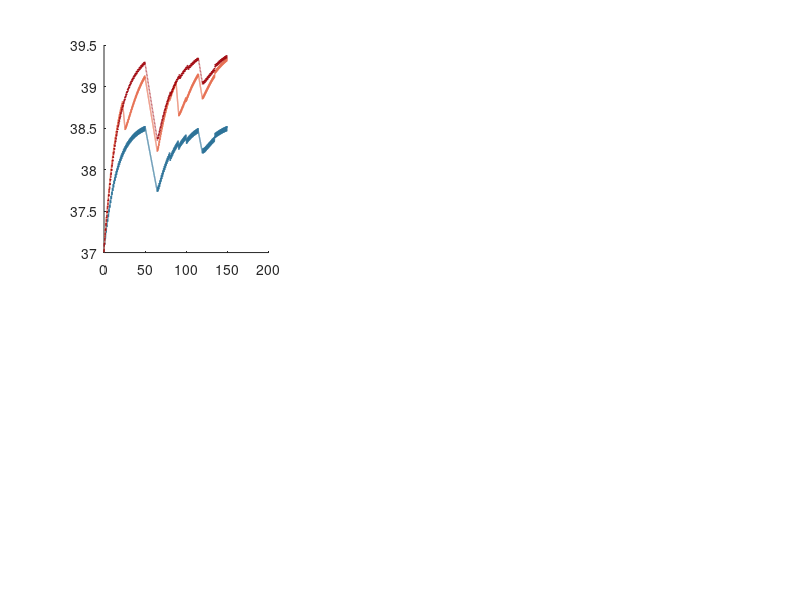

The MATLAB source for this figure: (Note: this script raises an error after producing the figure.)
function WorldCupHeatModel
% Two-node football core-temperature model for the 2026 World Cup.
% Run with no arguments. Prints the tables and writes the four figures
% next to this file. Edit only the variables in the block below.

%% ============================ EDITABLE VARIABLES ============================
% Player
P.Mass              = 78;        %Body mass in kg (tournament middle, Mohr et al. 2012)
P.Height            = 1.82;      %Stature in m
P.CBody             = 3490;      %Specific heat of body tissue in J/kg/C
P.Lambda            = 2426;      %Latent heat of sweat evaporation in J/g
P.Tc0               = 37.0;      %Initial core temperature in C
P.Tsk0              = 33.5;      %Initial skin temperature in C

% Thermoregulation (Gagge controller)
P.Csw               = 210;       %Sweating gain in g/h/m2/C
P.SweatMax          = 1500;      %Maximum sweat rate in g/h/m2

% Metabolic heat production
P.PlayHeatPerKg     = 1750/78;   %In-play running heat in W/kg (Bangsbo 2006)
P.StopHeatPerKg     = 240/78;    %Out-of-play walking heat in W/kg
P.Pace              = 0.019;     %Intensity reduction per C WBGT above reference (Mohr et al. 2012)
P.PaceRef           = 16;        %WBGT below which there is no pacing in C

% Rest-period cooling
P.MethodRates       = struct('passive',0.045,'fan',0.07,'towel',0.13,'immersion',0.25); %In-play break cooling rate in C/min (Brown et al. 2024)
P.TcFloor           = 37.0;      %Core cannot be cooled below this in C
P.HtBaserate        = struct('passive',0.022,'fan',0.028,'towel',0.033,'immersion',0.060); %Half-time cooling baseline in C/min
P.CoolGrad          = 0.19;      %Extra cooling per C above 37 over a 15-min half-time
P.CoolSinkGain      = 0.8;       %Afterdrop reservoir charge per unit of cooling
P.CoolSinkTau       = 8;         %Afterdrop bleed-back time constant in min
P.CoolSinkMax       = 0.22;      %Afterdrop reservoir cap in C (Brown et al. 2024)
P.HtSinkFrac        = 0.5;       %Fraction of the cap banked at half-time and pre-extra-time

% Match structure
P.AddedTime         = 5;         %Added time per half in min (2022 to 2026 timekeeping)
P.VPlay             = 2.0;       %Air speed while running in m/s
P.VStop             = 0.8;       %Air speed while walking in m/s
P.VSeat             = 0.2;       %Air speed while resting in m/s
P.TPlay             = 26;        %In-play phase length in s (Siegle and Lames 2012)
P.DstopNew          = 12;        %New-law stoppage length in s (8-second goalkeeper rule)
P.DstopOld0         = 19;        %Old-law stoppage baseline in s (Siegle and Lames 2012)
P.DstopOldCap       = 30;        %Old-law stoppage ceiling in heat in s
P.BreakMin          = 22.5;      %Hydration break timing within each half in min
P.BreakLen          = 3;         %Hydration break duration in min
P.SubTimes          = [60 70 80];%Second-half substitution times in clock min
P.SubOld            = 30;        %Old-law time to leave the field in s
P.SubNew            = 10;        %New-law time to leave the field in s (IFAB 2026)
P.ExtraTime         = true;      %Include extra time
P.LagTau            = 0;         %Metabolic response lag in s (0 for instant)

% Drinking
P.DrinkRate         = 1.5;       %Ad-libitum drinking rate during non-play time in L/h (Kurdak et al. 2010)
P.SweatReportScale  = 1.5;       %Scale evaporated sweat to total secreted sweat (Maughan et al. 2004)

% Players for the body-size comparison, as [mass in kg, height in m]
LittleValbuena      = [68, 1.74];%Smallest 2026 player
AverageJoeBell      = [78, 1.82];%Typical 2026 player
FatRonaldo          = [98, 1.99];%Largest 2026 player

%% ============================ DERIVED (do not edit) =========================
P = DeriveParams(P);
OutDir = fileparts(mfilename('fullpath'));
Blue = [0.16 0.44 0.59]; Orange = [0.90 0.44 0.32]; NbCol = [0.62 0.00 0.03];

%% ============================ VALIDATION ====================================
Val = {'Mohr cool',21,0.55,38.8; 'Ozgunen',34,0.38,39.1; 'Ozgunen humid',36,0.61,39.6; ...
       'Brown',40,0.41,39.3; 'Mohr hot-dry',43,0.12,39.7}; %Study, Ta, RH, measured peak core
fprintf('\nVALIDATION (reference match, 90 min)\n%-16s %-6s %-9s %-7s %s\n','study','WBGT','measured','model','diff');
Err = 0;
for I = 1:size(Val,1)
    R = SimulateMatch('ref', Val{I,2}, Val{I,3}, P, false);
    D = R.peak - Val{I,4}; Err = Err + D^2;
    fprintf('%-16s %-6.0f %-9.1f %-7.2f %+0.2f\n', Val{I,1}, R.wbgt, Val{I,4}, R.peak, D);
end
fprintf('RMSE = %.2f C\n', sqrt(Err/size(Val,1)));

%% ============================ KEY-POINT TABLE ===============================
PrintKeypoints(P);

%% ============================ COOLING-BREAK EFFECT ==========================
fprintf('\nCOOLING-BREAK EFFECT (core at end of normal time: new game vs same game, no in-play break)\n');
for W = [28 32]
    Ta = TaForWbgt(W, 0.50);
    Rn = SimulateMatch('new', Ta, 0.50, P); Rb = SimulateMatch('new_nb', Ta, 0.50, P);
    Cn = TcAt(Rn, SegT(Rn,'Second Half',2)); Cb = TcAt(Rb, SegT(Rb,'Second Half',2));
    fprintf('  WBGT %d C: the break lowers core by %.2f C at full time\n', W, Cb-Cn);
end
fprintf('  (Brown et al. 2024 measured 0.39 C at WBGT 32, 95%% CI 0.21 to 0.57)\n');

%% ============================ FIGURE 1: traces by WBGT ======================
Wlevels = [24 26 28 30 32];
F1 = figure('Color','w','Position',[60 60 1280 720]);
for I = 1:numel(Wlevels)
    Ta = TaForWbgt(Wlevels(I), 0.50);
    A = SimulateMatch('old', Ta, 0.50, P);
    B = SimulateMatch('new', Ta, 0.50, P);
    Cnb = SimulateMatch('new_nb', Ta, 0.50, P);
    Ax = subplot(2,3,I); hold(Ax,'on');
    HO = plot(Ax,A.t,A.Tc,'Color',Blue,'LineWidth',1);
    HN = plot(Ax,B.t,B.Tc,'Color',Orange,'LineWidth',1);
    HNB = plot(Ax,RemapTime(Cnb,B.segs),Cnb.Tc,'--','Color',NbCol,'LineWidth',1);
    yline(Ax,39.5,'--','Color',[0.88 0.56 0.04]); yline(Ax,40,'-','Color',[0.76 0.07 0.15]);
    ylim(Ax,[37.0 40.4]); xlim(Ax,[0 B.t(end)]); LabelPeriods(Ax,B.segs);
    title(Ax,sprintf('WBGT %d C  |  peak old %.1f, new %.1f, no-break %.1f',Wlevels(I),A.peak,B.peak,Cnb.peak));
    if I==1, legend([HO HN HNB],{'Old rules','New rules','New, no break'},'Location','southeast','FontSize',7); end
    ylabel(Ax,'core (C)');
end
Ax = subplot(2,3,6); hold(Ax,'on'); Ws = 20:2:32; PkO = zeros(size(Ws)); PkN = PkO; PkNb = PkO;
for J = 1:numel(Ws)
    Ta = TaForWbgt(Ws(J),0.50);
    PkO(J)  = SimulateMatch('old',Ta,0.50,P).peak;
    PkN(J)  = SimulateMatch('new',Ta,0.50,P).peak;
    PkNb(J) = SimulateMatch('new_nb',Ta,0.50,P).peak;
end
plot(Ax,Ws,PkO,'-o','Color',Blue,'LineWidth',2); plot(Ax,Ws,PkN,'-o','Color',Orange,'LineWidth',2);
plot(Ax,Ws,PkNb,'--^','Color',NbCol,'LineWidth',1.5);
yline(Ax,39.5,'--','Color',[0.88 0.56 0.04]); yline(Ax,40,'-','Color',[0.76 0.07 0.15]);
xline(Ax,32,':','FIFA 32','Color',[0.42 0.30 0.57]);
xlabel(Ax,'WBGT (C)'); ylabel(Ax,'peak core (C)'); title(Ax,'Peak vs WBGT');
legend(Ax,{'Old','New','New, no break'},'Location','northwest','FontSize',7); grid(Ax,'on');
saveas(F1,fullfile(OutDir,'fig_traces_by_wbgt.png'));

%% ============================ FIGURE 2: cooling methods (bars) ==============
Methods = {'passive','fan','towel','immersion'}; Mdisp = {'passive','fan','ice towel','immersion'};
Wlev = [24 28 32]; Pk = zeros(4,3);
for W = 1:3
    Ta = TaForWbgt(Wlev(W),0.50);
    for M = 1:4, Pk(M,W) = SimulateMatch('new',Ta,0.50,P,true,Methods{M}).peak; end
end
F2 = figure('Color','w','Position',[60 60 780 480]); Ax = axes(F2); hold(Ax,'on');
Bars = bar(Ax,Pk);
yline(Ax,39.5,'--','39.5 C watch','Color',[0.88 0.56 0.04],'LabelHorizontalAlignment','left');
yline(Ax,40,'-','40 C heat stroke','Color',[0.76 0.07 0.15],'LabelHorizontalAlignment','left');
set(Ax,'XTick',1:4,'XTickLabel',Mdisp); ylim(Ax,[38.5 40.5]);
xlabel(Ax,'cooling method'); ylabel(Ax,'peak core temperature (C)');
title(Ax,'Cooling methods at matched WBGT (new game, neutral RH 50%)');
legend(Bars,{'WBGT 24','WBGT 28','WBGT 32'},'Location','northwest');
saveas(F2,fullfile(OutDir,'fig_cooling.png'));

%% ============================ FIGURE 3: cooling-method traces ===============
Cm = {'passive','fan','towel','immersion'}; Cmd = {'passive','fan','ice towel + drink','immersion'};
Cc = [0.55 0.60 0.68; 0.32 0.72 0.53; 0.16 0.44 0.59; 0.62 0.00 0.03];
Practical = struct('brk','towel','ht','immersion','pre','towel'); %Towel breaks, immersion half-time
F3 = figure('Color','w','Position',[60 40 980 1000]);
for W = 1:3
    Ta = TaForWbgt(Wlev(W),0.50);
    Ax = subplot(3,1,W); hold(Ax,'on'); H = gobjects(1,5);
    for M = 1:4
        Rm = SimulateMatch('new',Ta,0.50,P,true,Cm{M});
        H(M) = plot(Ax,Rm.t,Rm.Tc,'Color',Cc(M,:),'LineWidth',1.1);
    end
    Rp = SimulateMatch('new',Ta,0.50,P,true,Practical);
    H(5) = plot(Ax,Rp.t,Rp.Tc,'--','Color',[0.40 0.18 0.55],'LineWidth',1.7);
    yline(Ax,39.5,'--','39.5 C watch','Color',[0.88 0.56 0.04],'LabelHorizontalAlignment','left');
    yline(Ax,40,'-','40 C heat stroke','Color',[0.76 0.07 0.15],'LabelHorizontalAlignment','left');
    ylim(Ax,[37.8 40.5]); xlim(Ax,[0 Rm.t(end)]); LabelPeriods(Ax,Rm.segs);
    ylabel(Ax,'core (C)');
    title(Ax,sprintf('WBGT %d C (T_a %.0f C)  -- passive hottest, immersion coolest',Wlev(W),Ta));
    if W==1, legend(H,[Cmd,{'practical: towel breaks + immersion HT'}],'Location','southeast','FontSize',7); end
end
saveas(F3,fullfile(OutDir,'fig_cooling_trace.png'));

%% ============================ FIGURE 4: body size ===========================
Bodies = {'biggest 98 kg',FatRonaldo(1),FatRonaldo(2),[0.62 0.00 0.03]; ...
          'middle 78 kg', AverageJoeBell(1),AverageJoeBell(2),[0.16 0.44 0.59]; ...
          'smallest 68 kg',LittleValbuena(1),LittleValbuena(2),[0.32 0.72 0.53]};
F4 = figure('Color','w','Position',[60 60 920 580]); Ax = axes(F4); hold(Ax,'on'); Hb = gobjects(1,3);
for B = 1:3
    Pb = P; Pb.Mass = Bodies{B,2}; Pb.Height = Bodies{B,3}; Pb = DeriveParams(Pb);
    PkN = zeros(size(Ws)); PkO = PkN; PkNb = PkN;
    for J = 1:numel(Ws)
        Ta = TaForWbgt(Ws(J),0.50);
        PkN(J)  = SimulateMatch('new',   Ta,0.50,Pb,true,Practical).peak;
        PkO(J)  = SimulateMatch('old',   Ta,0.50,Pb,true,Practical).peak;
        PkNb(J) = SimulateMatch('new_nb',Ta,0.50,Pb,true,Practical).peak;
    end
    Hb(B) = plot(Ax,Ws,PkN,'-','Color',Bodies{B,4},'LineWidth',2.2);
    plot(Ax,Ws,PkO,'--','Color',Bodies{B,4},'LineWidth',1.2);
    plot(Ax,Ws,PkNb,':','Color',Bodies{B,4},'LineWidth',1.6);
end
Hs1 = plot(Ax,nan,nan,'-','Color','k'); Hs2 = plot(Ax,nan,nan,'--','Color','k'); Hs3 = plot(Ax,nan,nan,':','Color','k');
yline(Ax,39.5,'--','39.5 C watch','Color',[0.88 0.56 0.04],'LabelHorizontalAlignment','left');
yline(Ax,40,'-','40 C heat stroke','Color',[0.76 0.07 0.15],'LabelHorizontalAlignment','left');
xline(Ax,32,':','FIFA 32','Color',[0.42 0.30 0.57]);
xlabel(Ax,'WBGT (C)'); ylabel(Ax,'peak core temperature (C)');
title(Ax,'Body size and heat (practical cooling: ice towel breaks + immersion half-time)');
legend([Hb Hs1 Hs2 Hs3], [Bodies(:,1)', {'new (solid)','old (dashed)','no-break (dotted)'}], ...
       'Location','northwest','FontSize',8,'NumColumns',2); grid(Ax,'on');
saveas(F4,fullfile(OutDir,'fig_body_size.png'));

%% ============================ FLUID TABLE ===================================
fprintf('\nFLUID (new game, %d kg player, RH 50%%; intake = non-play drinking at %.1f L/h)\n',P.Mass,P.DrinkRate);
fprintf('%-6s %-10s %-10s %-10s %-9s\n','WBGT','sweat(L)','drink(L)','net(L)','net %BM');
for W = [24 28 32]
    Ta = TaForWbgt(W,0.50); R = SimulateMatch('new',Ta,0.50,P);
    fprintf('%-6.0f %-10.1f %-10.1f %-10.1f %-9.1f\n',W,R.sweat_L,R.intake_L,R.net_loss_L,R.net_loss_pct);
end
fprintf('\nDone. Figures written to %s\n',OutDir);
end

%% ============================ MODEL FUNCTIONS ===============================
function P = DeriveParams(P)
% Mass-dependent quantities, recomputed after any mass or height change
P.A      = 0.20247 * P.Mass^0.425 * P.Height^0.725;  %DuBois surface area in m2
P.MPlay  = P.PlayHeatPerKg * P.Mass;                 %Whole-body play heat in W
P.MStop  = P.StopHeatPerKg * P.Mass;                 %Whole-body stoppage heat in W
end

function S = TwoNodeStep(S, Ta, RH, V, MTot, P)
% Advance the core-and-skin model by one second (Gagge et al. 1971)
CoreTemp = S(1); SkinTemp = S(2); Sweat = S(4);
Metab = MTot / P.A;
WarmCore = max(0, CoreTemp - 36.8);
ColdSkin = max(0, 33.7 - SkinTemp);
WarmSkin = max(0, SkinTemp - 33.7);
SkinBloodFlow = min(90, max(0.5, (6.3 + 120*WarmCore) / (1 + 0.5*ColdSkin)));
SkinFraction = 0.0418 + 0.745/(SkinBloodFlow + 0.585);
BodyTemp = SkinFraction*SkinTemp + (1-SkinFraction)*CoreTemp;
SweatRate = min(P.SweatMax, P.Csw * max(0, BodyTemp - 36.49) * exp(WarmSkin/10.7));
SweatEvapDemand = SweatRate/3600 * P.Lambda;
ConvCoef = max(3.0, 8.3 * V^0.6);
RadCoef = 4.7;
EvapCoef = 16.5 * ConvCoef;
DryLoss = (RadCoef + ConvCoef) * 0.9 * (SkinTemp - Ta);
SkinVapPress = SatPressure(SkinTemp);
AirVapPress = RH * SatPressure(Ta);
EvapMax = max(0.001, EvapCoef * 0.9 * (SkinVapPress - AirVapPress));
SkinWettedness = min(1.0, 0.06 + 0.94*(SweatEvapDemand/EvapMax));
EvapLoss = SkinWettedness * EvapMax;
RespConv = 0.0014 * Metab * (34 - Ta);
RespEvap = 0.0173 * Metab * (5.87 - AirVapPress);
CoreSkinCond = 5.28 + 1.163*SkinBloodFlow;
CoreToSkin = CoreSkinCond * (CoreTemp - SkinTemp);
CoreCap = (1-SkinFraction) * P.Mass * P.CBody / P.A;
SkinCap = SkinFraction * P.Mass * P.CBody / P.A;
CoreTemp = CoreTemp + (Metab - (RespConv + RespEvap) - CoreToSkin) / CoreCap;
SkinTemp = SkinTemp + (CoreToSkin - DryLoss - EvapLoss) / SkinCap;
Sweat = Sweat + SweatRate/3600 * P.A;
S = [CoreTemp, SkinTemp, SkinBloodFlow, Sweat];
end

function Pkpa = SatPressure(T)
% Saturation vapour pressure in kPa (Tetens)
Pkpa = 0.6108 * exp(17.27 * T ./ (T + 237.3));
end

function W = Wbgt(Ta, RH)
% Shade wet-bulb globe temperature in C from air temperature and humidity (Stull 2011)
Rh = RH*100;
Twb = Ta .* atan(0.151977 .* sqrt(Rh + 8.313659)) ...
    + atan(Ta + Rh) - atan(Rh - 1.676331) ...
    + 0.00391838 .* Rh.^1.5 .* atan(0.023101 .* Rh) - 4.686035;
W = 0.7*Twb + 0.3*Ta;
end

function R = SimulateMatch(Scenario, Ta, RH, P, ET, Method)
% Core temperature across a match for a rule set (old, new, new_nb, ref)
if nargin < 5 || isempty(ET),     ET = P.ExtraTime; end
if nargin < 6 || isempty(Method), Method = 'towel';  end
if ischar(Method) || isstring(Method)
    BreakMethod = char(Method); HtMethod = char(Method); PreMethod = char(Method);
else
    BreakMethod = Method.brk; HtMethod = Method.ht; PreMethod = Method.pre;
end
W = Wbgt(Ta, RH);
PlayHeat = P.MPlay * (1 - P.Pace * max(0, W - P.PaceRef));
BreakRate = P.MethodRates.(BreakMethod);
switch Scenario
    case 'old'
        Dstop = round(min(P.DstopOldCap, P.DstopOld0 + (P.DstopOldCap-P.DstopOld0)*(1-exp(-0.5*max(0,W-21)))));
        DoBreak = false; HalfSecs = (45 + P.AddedTime)*60; SubDur = P.SubOld;
    case 'new'
        Dstop = P.DstopNew; DoBreak = true;  HalfSecs = (45 + P.AddedTime)*60; SubDur = P.SubNew;
    case 'new_nb'
        Dstop = P.DstopNew; DoBreak = false; HalfSecs = (45 + P.AddedTime - P.BreakLen)*60; SubDur = P.SubNew;
    case 'ref'
        Dstop = P.DstopOld0; DoBreak = false; HalfSecs = 45*60; SubDur = 0;
    otherwise
        error('Scenario must be old, new, new_nb or ref');
end
if strcmp(Scenario,'ref'), HtMethod = 'passive'; PreMethod = 'passive'; end
State = [P.Tc0, P.Tsk0, 6.3, 0];   %Core, skin, skin blood flow, cumulative sweat
MetabEff = P.MStop;
CoreTrace = zeros(1, 220*60); N = 0;
Intake = 0;
AfterdropSink = 0;
Segs = struct('name',{},'t0',{},'t1',{});
Mark('First Half',  @() PlayHalf(DoBreak, HalfSecs, false));
Mark('Half-Time',   @() EmitHalftime(15, HtMethod));
Mark('Second Half', @() PlayHalf(DoBreak, HalfSecs, true));
if ET
    Mark('Pre-ET',    @() EmitHalftime(5, PreMethod));
    Mark('ET first',  @() EtHalf());
    Mark('ET second', @() EtHalf());
end
CoreTrace = CoreTrace(1:N);
SweatLitres  = State(4)/1000 * P.SweatReportScale;
IntakeLitres = min(Intake, SweatLitres);
NetLossLitres = SweatLitres - IntakeLitres;
R = struct('t',(1:N)/60, 'Tc',CoreTrace, 'segs',Segs, 'peak',max(CoreTrace), 'endTc',CoreTrace(end), ...
           'wbgt',W, 'dstop',Dstop, 'method',BreakMethod, 'sweat_L',SweatLitres, ...
           'intake_L',IntakeLitres, 'net_loss_L',NetLossLitres, 'net_loss_pct',100*NetLossLitres/P.Mass);

    function Mark(Name, Fn)
        T0 = N/60; Fn(); Segs(end+1) = struct('name',Name,'t0',T0,'t1',N/60);
    end
    function Emit(Secs, V, MTot)
        for K = 1:Secs
            if P.LagTau > 0, MetabEff = MetabEff + (MTot - MetabEff)/P.LagTau; else, MetabEff = MTot; end
            State = TwoNodeStep(State, Ta, RH, V, MetabEff, P);
            if AfterdropSink > 0
                Bleed = AfterdropSink / (P.CoolSinkTau*60);
                State(1) = State(1) - Bleed; State(2) = State(2) - Bleed;
                AfterdropSink = max(0, AfterdropSink - Bleed);
            end
            N = N + 1; CoreTrace(N) = State(1);
        end
    end
    function EmitRest(Mins, Rate)
        Intake = Intake + P.DrinkRate * Mins/60;
        for K = 1:round(Mins*60)
            Drop = Rate/60 * max(0, State(1) - P.TcFloor)/2.0;
            State(1) = State(1) - Drop; State(2) = State(2) - Drop;
            AfterdropSink = min(P.CoolSinkMax, AfterdropSink + Drop*P.CoolSinkGain);
            N = N + 1; CoreTrace(N) = State(1);
        end
    end
    function EmitHalftime(Mins, M)
        Intake = Intake + P.DrinkRate * Mins/60;
        T0 = State(1);
        Total = P.HtBaserate.(M)*Mins + P.CoolGrad*max(0, T0 - 37)*(Mins/15);
        Total = min(Total, max(0, T0 - P.TcFloor));
        Per = Total / round(Mins*60);
        Active = ~strcmp(M,'passive');
        for K = 1:round(Mins*60)
            State(1) = State(1) - Per; State(2) = State(2) - Per;
            if Active, AfterdropSink = min(P.CoolSinkMax*P.HtSinkFrac, AfterdropSink + Per*P.CoolSinkGain); end
            N = N + 1; CoreTrace(N) = State(1);
        end
    end
    function Fill(Total, Db, DoSubs)
        T = 0; Did = false;
        SubT = (P.SubTimes - 45)*60; DoneSub = false(1, numel(SubT));
        while T < Total
            if Db && ~Did && T >= round(P.BreakMin*60)
                D = min(P.BreakLen*60, Total - T); EmitRest(D/60, BreakRate);
                T = T + D; Did = true;
                if T >= Total, break; end
            end
            if DoSubs && SubDur > 0
                for Is = 1:numel(SubT)
                    if ~DoneSub(Is) && T >= SubT(Is)
                        D = min(SubDur, Total - T); Emit(round(D), P.VStop, P.MStop);
                        Intake = Intake + P.DrinkRate * D/3600;
                        T = T + D; DoneSub(Is) = true;
                        if T >= Total, break; end
                    end
                end
                if T >= Total, break; end
            end
            D = min(P.TPlay, Total - T); Emit(round(D), P.VPlay, PlayHeat); T = T + D;
            if T >= Total, break; end
            D = min(Dstop, Total - T); Emit(round(D), P.VStop, P.MStop); T = T + D;
            Intake = Intake + P.DrinkRate * D/3600;
        end
    end
    function PlayHalf(Db, Hs, DoSubs), Fill(Hs, Db, DoSubs); end
    function EtHalf(), Fill(15*60, false, false); end
end

%% ============================ ANALYSIS HELPERS ==============================
function PrintKeypoints(P)
% Core temperature at the key points of the match, for each rule set, at a hot but playable condition
Ta = 34; RH = 0.50;
Practical = struct('brk','towel','ht','immersion','pre','towel');
Rows = {'Old rules','old','towel'; 'New rules','new','towel'; 'New + practical','new',Practical};
Pts  = {'Start','Brk1 in','Brk1 out','HT in','HT out','Brk2 in','Brk2 out','preET in','preET out','Full-time'};
fprintf('\nCORE TEMPERATURE AT KEY POINTS (T_a %d C, WBGT %.0f, RH 50%%, ice towel + drink unless noted)\n',Ta,Wbgt(Ta,RH));
fprintf('%-16s',''); fprintf('%10s',Pts{:}); fprintf('\n');
for R = 1:size(Rows,1)
    Rr = SimulateMatch(Rows{R,2}, Ta, RH, P, true, Rows{R,3});
    H0 = SegT(Rr,'Half-Time',1); H1 = SegT(Rr,'Half-Time',2); S2 = SegT(Rr,'Second Half',1);
    P0 = SegT(Rr,'Pre-ET',1);    P1 = SegT(Rr,'Pre-ET',2);    Bm = P.BreakMin; Bl = P.BreakLen;
    V = [TcAt(Rr,0), TcAt(Rr,Bm), TcAt(Rr,Bm+Bl), TcAt(Rr,H0), TcAt(Rr,H1), ...
         TcAt(Rr,S2+Bm), TcAt(Rr,S2+Bm+Bl), TcAt(Rr,P0), TcAt(Rr,P1), Rr.Tc(end)];
    fprintf('%-16s',Rows{R,1}); fprintf('%10.2f',V); fprintf('\n');
end
end

function V = TcAt(R, Minute)
% Core temperature in C at a given match time in minutes
Idx = max(1, min(numel(R.Tc), round(Minute*60)));
V = R.Tc(Idx);
end

function T = SegT(R, Name, Which)
% Start (Which=1) or end (Which=2) time in minutes of a named period
T = 0;
for I = 1:numel(R.segs)
    if strcmp(R.segs(I).name, Name)
        if Which==1, T = R.segs(I).t0; else, T = R.segs(I).t1; end
        return;
    end
end
end

function Ta = TaForWbgt(Target, RH)
% Air temperature giving a target WBGT at a humidity, by bisection
Lo = 5; Hi = 55;
for K = 1:40
    M = (Lo+Hi)/2;
    if Wbgt(M,RH) < Target, Lo = M; else, Hi = M; end
end
Ta = (Lo+Hi)/2;
end

function Tp = RemapTime(R, RefSegs)
% Stretch each of R's periods onto the matching reference period for the period x-axis
Tp = R.t;
for I = 1:numel(R.segs)
    A0 = R.segs(I).t0; A1 = R.segs(I).t1; B0 = RefSegs(I).t0; B1 = RefSegs(I).t1;
    Idx = R.t>=A0 & R.t<=A1;
    if A1>A0, Tp(Idx) = B0 + (R.t(Idx)-A0)/(A1-A0)*(B1-B0); end
end
end

function LabelPeriods(Ax, Segs)
% Make the x-axis the game periods, shading the rest intervals and naming each
Yl = get(Ax,'YLim');
Ticks = zeros(1,numel(Segs)); Lbls = cell(1,numel(Segs));
for I = 1:numel(Segs)
    Nm = Segs(I).name;
    if strcmp(Nm,'Half-Time') || strcmp(Nm,'Pre-ET')
        patch(Ax, [Segs(I).t0 Segs(I).t1 Segs(I).t1 Segs(I).t0], ...
              [Yl(1) Yl(1) Yl(2) Yl(2)], [0.90 0.92 0.96], 'EdgeColor','none', 'FaceAlpha',0.5);
    end
    if I>1, xline(Ax, Segs(I).t0, '-', 'Color',[0.85 0.85 0.85]); end
    Ticks(I) = (Segs(I).t0 + Segs(I).t1)/2;
    Lbls{I}  = Abbrev(Nm);
end
set(Ax,'XTick',Ticks,'XTickLabel',Lbls);
try, set(Ax,'XTickLabelRotation',30); catch, end
uistack(findobj(Ax,'Type','patch'),'bottom');
end

function A = Abbrev(Nm)
% Short period labels for the figure x-axis
switch Nm
    case 'First Half',  A = '1st half';
    case 'Half-Time',   A = 'HT';
    case 'Second Half', A = '2nd half';
    case 'Pre-ET',      A = 'pre-ET';
    case 'ET first',    A = 'ET1';
    case 'ET second',   A = 'ET2';
    otherwise,          A = Nm;
end
end
